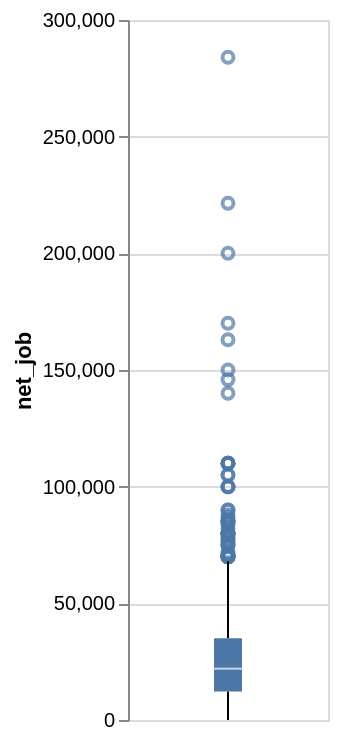

The code cell stored with this chart in its notebook:
### Code cell
prepsm_data.filter(pl.col('is_employed_has_disablity') == 1).plot.boxplot(y='net_job').properties(width=100, height=350)

### Figure 1 — Vega specification as saved in the notebook (floating-point values rounded to 4 significant figures)
{"$schema": "https://vega.github.io/schema/vega/v6.json", "data": [{"name": "source_0"}, {"name": "data_0"}, {"name": "data_1", "values": [{"net_job": 80000.0}, {"net_job": 163000.0}, {"net_job": 82000.0}, {"net_job": 78000.0}, {"net_job": 78000.0}, {"net_job": 70000.0}, {"net_job": 90000.0}, {"net_job": 85000.0}, {"net_job": 83700.0}, {"net_job": 88000.0}, {"net_job": 80000.0}, {"net_job": 75000.0}, {"net_job": 71200.0}, {"net_job": 85000.0}, {"net_job": 80000.0}, {"net_job": 70000.0}, {"net_job": 79500.0}, {"net_job": 110000.0}, {"net_job": 76500.0}, {"net_job": 80000.0}, {"net_job": 86000.0}, {"net_job": 284000.0}, {"net_job": 200000.0}, {"net_job": 80000.0}, {"net_job": 105000.0}, {"net_job": 105000.0}, {"net_job": 110000.0}, {"net_job": 110000.0}, {"net_job": 110000.0}, {"net_job": 221500.0}, {"net_job": 70000.0}, {"net_job": 70000.0}, {"net_job": 80400.0}, {"net_job": 70000.0}, {"net_job": 70000.0}, {"net_job": 75000.0}, {"net_job": 110000.0}, {"net_job": 76000.0}, {"net_job": 71000.0}, {"net_job": 90000.0}, {"net_job": 85000.0}, {"net_job": 70000.0}, {"net_job": 70000.0}, {"net_job": 100000.0}, {"net_job": 87000.0}, {"net_job": 145900.0}, {"net_job": 75000.0}, {"net_job": 85000.0}, {"net_job": 72000.0}, {"net_job": 100000.0}, {"net_job": 80000.0}, {"net_job": 170000.0}, {"net_job": 140000.0}, {"net_job": 150000.0}, {"net_job": 100000.0}]}, {"name": "data_2"}, {"name": "data_3", "values": [{"lower_box_net_job": 12190.0, "lower_whisker_net_job": 0.0, "upper_whisker_net_job": 68000.0}]}, {"name": "data_4", "values": [{"lower_whisker_net_job": 0.0, "upper_box_net_job": 35000.0, "upper_whisker_net_job": 68000.0}]}, {"name": "data_5"}, {"name": "data_6", "values": [{"lower_box_net_job": 12190.0, "max_net_job": 284000.0, "mid_box_net_job": 22000.0, "min_net_job": 0.0, "upper_box_net_job": 35000.0}]}, {"name": "data_7", "values": [{"lower_box_net_job": 12190.0, "max_net_job": 284000.0, "mid_box_net_job": 22000.0, "min_net_job": 0.0, "upper_box_net_job": 35000.0}]}], "marks": [{"type": "symbol", "name": "layer_0_layer_0_marks", "from": {"data": "data_1"}, "encode": {"update": {"y": {"field": "net_job", "scale": "y"}, "fill": {"value": "transparent"}, "stroke": {"value": "#4c78a8"}, "opacity": {"value": 0.7}, "x": {"signal": "width", "mult": 0.5}}}, "style": ["point", "boxplot-outliers"]}, {"type": "rule", "name": "layer_0_layer_1_layer_0_marks", "from": {"data": "data_3"}, "encode": {"update": {"tooltip": {"signal": "{\"Upper Whisker of net_job\": format(datum[\"upper_whisker_net_job\"], \"\"), \"Lower Whisker of net_job\": format(datum[\"lower_whisker_net_job\"], \"\")}"}, "y": {"field": "lower_whisker_net_job", "scale": "y"}, "y2": {"field": "lower_box_net_job", "scale": "y"}, "stroke": {"value": "black"}, "x": {"signal": "width", "mult": 0.5}}}, "style": ["rule", "boxplot-rule"], "aria": false}, {"type": "rule", "name": "layer_0_layer_1_layer_1_marks", "from": {"data": "data_4"}, "encode": {"update": {"y": {"field": "upper_box_net_job", "scale": "y"}, "x": {"signal": "width", "mult": 0.5}, "tooltip": {"signal": "{\"Upper Whisker of net_job\": format(datum[\"upper_whisker_net_job\"], \"\"), \"Lower Whisker of net_job\": format(datum[\"lower_whisker_net_job\"], \"\")}"}, "y2": {"field": "upper_whisker_net_job", "scale": "y"}, "stroke": {"value": "black"}}}, "style": ["rule", "boxplot-rule"], "aria": false}, {"type": "rect", "name": "layer_1_layer_0_marks", "from": {"data": "data_6"}, "encode": {"update": {"y": {"field": "lower_box_net_job", "scale": "y"}, "y2": {"field": "upper_box_net_job", "scale": "y"}, "tooltip": {"signal": "{\"Max of net_job\": format(datum[\"max_net_job\"], \"\"), \"Q3 of net_job\": format(datum[\"upper_box_net_job\"], \"\"), \"Median of net_job\": format(datum[\"mid_box_net_job\"], \"\"), \"Q1 of net_job\": format(datum[\"lower_box_net_job\"], \"\"), \"Min of net_job\": format(datum[\"min_net_job\"], \"\")}"}, "xc": {"signal": "width", "mult": 0.5}, "fill": {"value": "#4c78a8"}, "width": {"value": 14}}}, "style": ["bar", "boxplot-box"]}, {"type": "rect", "name": "layer_1_layer_1_marks", "from": {"data": "data_7"}, "encode": {"update": {"tooltip": {"signal": "{\"Max of net_job\": format(datum[\"max_net_job\"], \"\"), \"Q3 of net_job\": format(datum[\"upper_box_net_job\"], \"\"), \"Median of net_job\": format(datum[\"mid_box_net_job\"], \"\"), \"Q1 of net_job\": format(datum[\"lower_box_net_job\"], \"\"), \"Min of net_job\": format(datum[\"min_net_job\"], \"\")}"}, "height": {"value": 1}, "opacity": {"value": 0.7}, "fill": [{"value": "#4c78a8", "test": "datum['lower_box_net_job'] >= datum['upper_box_net_job']"}, {"value": "white"}], "xc": {"signal": "width", "mult": 0.5}, "yc": {"field": "mid_box_net_job", "scale": "y"}, "width": {"value": 14}}}, "style": ["tick", "boxplot-median"], "aria": false}], "scales": [{"name": "y", "type": "linear", "domain": {"fields": [{"data": "data_1", "field": "net_job"}, {"data": "data_3", "field": "lower_whisker_net_job"}, {"data": "data_3", "field": "lower_box_net_job"}, {"data": "data_4", "field": "upper_box_net_job"}, {"data": "data_4", "field": "upper_whisker_net_job"}, {"data": "data_6", "field": "lower_box_net_job"}, {"data": "data_6", "field": "upper_box_net_job"}, {"data": "data_7", "field": "mid_box_net_job"}]}, "range": [{"signal": "height"}, 0], "nice": true, "zero": true}], "axes": [{"scale": "y", "domain": false, "labels": false, "maxExtent": 0, "minExtent": 0, "tickCount": {"signal": "ceil(height/40)"}, "ticks": false, "orient": "left", "aria": false, "grid": true, "zindex": 0}, {"scale": "y", "title": "net_job", "grid": false, "tickCount": {"signal": "ceil(height/40)"}, "orient": "left", "labelOverlap": true, "zindex": 0}], "width": 100, "height": 350, "style": "cell", "padding": 5, "background": "white"}
